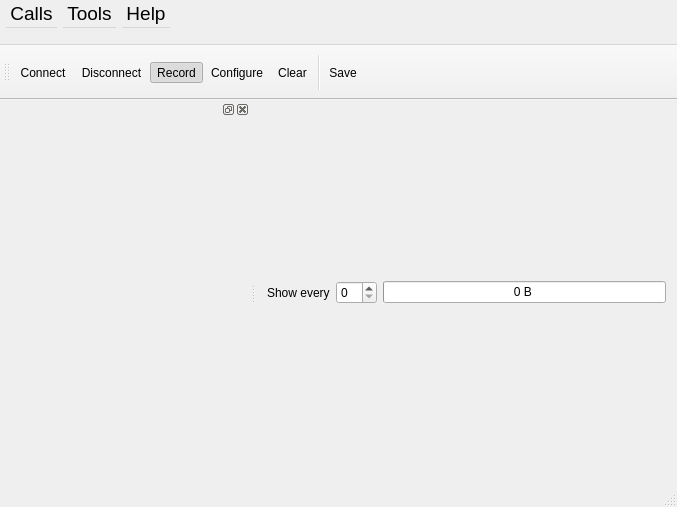
<?xml version="1.0" encoding="UTF-8"?>
<ui version="4.0">
 <class>MainWindow</class>
 <widget class="QMainWindow" name="MainWindow">
  <property name="geometry">
   <rect>
    <x>0</x>
    <y>0</y>
    <width>677</width>
    <height>507</height>
   </rect>
  </property>
  <property name="windowTitle">
   <string>Simple Terminal</string>
  </property>
  <widget class="QWidget" name="centralWidget">
   <layout class="QVBoxLayout" name="verticalLayout">
    <item>
     <layout class="QVBoxLayout" name="graphicLayout"/>
    </item>
    <item>
     <layout class="QHBoxLayout" name="horizontalLayout">
      <item>
       <widget class="QLabel" name="label">
        <property name="text">
         <string>Show every</string>
        </property>
       </widget>
      </item>
      <item>
       <widget class="QSpinBox" name="spinBoxDataSpace"/>
      </item>
      <item>
       <widget class="QProgressBar" name="progressBar">
        <property name="maximum">
         <number>100</number>
        </property>
        <property name="value">
         <number>0</number>
        </property>
        <property name="format">
         <string>%v B </string>
        </property>
       </widget>
      </item>
     </layout>
    </item>
   </layout>
  </widget>
  <widget class="QMenuBar" name="menuBar">
   <property name="geometry">
    <rect>
     <x>0</x>
     <y>0</y>
     <width>677</width>
     <height>45</height>
    </rect>
   </property>
   <property name="minimumSize">
    <size>
     <width>0</width>
     <height>45</height>
    </size>
   </property>
   <property name="font">
    <font>
     <pointsize>14</pointsize>
    </font>
   </property>
   <property name="defaultUp">
    <bool>false</bool>
   </property>
   <property name="nativeMenuBar">
    <bool>false</bool>
   </property>
   <widget class="QMenu" name="menuCalls">
    <property name="title">
     <string>Calls</string>
    </property>
    <addaction name="actionConnect"/>
    <addaction name="actionDisconnect"/>
    <addaction name="separator"/>
    <addaction name="actionSave"/>
    <addaction name="separator"/>
    <addaction name="actionQuit"/>
    <addaction name="actionTurn_Off"/>
   </widget>
   <widget class="QMenu" name="menuTools">
    <property name="title">
     <string>Tools</string>
    </property>
    <addaction name="actionConfigure"/>
    <addaction name="actionClear"/>
    <addaction name="separator"/>
   </widget>
   <widget class="QMenu" name="menuHelp">
    <property name="title">
     <string>Help</string>
    </property>
    <addaction name="actionAbout"/>
    <addaction name="actionAboutQt"/>
   </widget>
   <addaction name="menuCalls"/>
   <addaction name="menuTools"/>
   <addaction name="menuHelp"/>
  </widget>
  <widget class="QToolBar" name="mainToolBar">
   <property name="minimumSize">
    <size>
     <width>0</width>
     <height>55</height>
    </size>
   </property>
   <attribute name="toolBarArea">
    <enum>TopToolBarArea</enum>
   </attribute>
   <attribute name="toolBarBreak">
    <bool>false</bool>
   </attribute>
   <addaction name="actionConnect"/>
   <addaction name="actionDisconnect"/>
   <addaction name="actionRecord"/>
   <addaction name="actionConfigure"/>
   <addaction name="actionClear"/>
   <addaction name="separator"/>
   <addaction name="actionSave"/>
  </widget>
  <widget class="QStatusBar" name="statusBar"/>
  <widget class="QDockWidget" name="dockWidget">
   <property name="minimumSize">
    <size>
     <width>250</width>
     <height>45</height>
    </size>
   </property>
   <attribute name="dockWidgetArea">
    <number>1</number>
   </attribute>
   <widget class="QWidget" name="dockWidgetContents">
    <layout class="QVBoxLayout" name="verticalLayout_4">
     <item>
      <layout class="QVBoxLayout" name="consoleLayout"/>
     </item>
    </layout>
   </widget>
  </widget>
  <action name="actionAbout">
   <property name="text">
    <string>&amp;About</string>
   </property>
   <property name="toolTip">
    <string>About program</string>
   </property>
   <property name="shortcut">
    <string>Alt+A</string>
   </property>
  </action>
  <action name="actionAboutQt">
   <property name="text">
    <string>About Qt</string>
   </property>
  </action>
  <action name="actionConnect">
   <property name="icon">
    <iconset resource="terminal.qrc">
     <normaloff>:/images/connect.png</normaloff>:/images/connect.png</iconset>
   </property>
   <property name="text">
    <string>C&amp;onnect</string>
   </property>
   <property name="toolTip">
    <string>Connect to serial port</string>
   </property>
   <property name="shortcut">
    <string>Ctrl+O</string>
   </property>
  </action>
  <action name="actionDisconnect">
   <property name="icon">
    <iconset resource="terminal.qrc">
     <normaloff>:/images/disconnect.png</normaloff>:/images/disconnect.png</iconset>
   </property>
   <property name="text">
    <string>&amp;Disconnect</string>
   </property>
   <property name="toolTip">
    <string>Disconnect from serial port</string>
   </property>
   <property name="shortcut">
    <string>Ctrl+D</string>
   </property>
  </action>
  <action name="actionConfigure">
   <property name="icon">
    <iconset resource="terminal.qrc">
     <normaloff>:/images/settings.png</normaloff>:/images/settings.png</iconset>
   </property>
   <property name="text">
    <string>&amp;Configure</string>
   </property>
   <property name="toolTip">
    <string>Configure serial port</string>
   </property>
   <property name="shortcut">
    <string>Alt+C</string>
   </property>
  </action>
  <action name="actionClear">
   <property name="icon">
    <iconset resource="terminal.qrc">
     <normaloff>:/images/clear.png</normaloff>:/images/clear.png</iconset>
   </property>
   <property name="text">
    <string>C&amp;lear</string>
   </property>
   <property name="toolTip">
    <string>Clear data</string>
   </property>
   <property name="shortcut">
    <string>Alt+L</string>
   </property>
  </action>
  <action name="actionQuit">
   <property name="icon">
    <iconset resource="terminal.qrc">
     <normaloff>:/images/application-exit.png</normaloff>:/images/application-exit.png</iconset>
   </property>
   <property name="text">
    <string>&amp;Quit</string>
   </property>
   <property name="shortcut">
    <string>Ctrl+Q</string>
   </property>
  </action>
  <action name="actionSave">
   <property name="icon">
    <iconset resource="terminal.qrc">
     <normaloff>:/images/save.png</normaloff>:/images/save.png</iconset>
   </property>
   <property name="text">
    <string>Save</string>
   </property>
   <property name="shortcut">
    <string>Ctrl+S</string>
   </property>
  </action>
  <action name="actionRecord">
   <property name="checkable">
    <bool>true</bool>
   </property>
   <property name="checked">
    <bool>true</bool>
   </property>
   <property name="icon">
    <iconset resource="terminal.qrc">
     <normaloff>:/images/record.png</normaloff>:/images/record.png</iconset>
   </property>
   <property name="text">
    <string>Record</string>
   </property>
   <property name="shortcut">
    <string>Ctrl+R</string>
   </property>
  </action>
  <action name="actionTurn_Off">
   <property name="enabled">
    <bool>false</bool>
   </property>
   <property name="icon">
    <iconset resource="terminal.qrc">
     <normaloff>:/images/poweroff.png</normaloff>:/images/poweroff.png</iconset>
   </property>
   <property name="text">
    <string>Turn Off</string>
   </property>
  </action>
 </widget>
 <layoutdefault spacing="6" margin="11"/>
 <resources>
  <include location="terminal.qrc"/>
 </resources>
 <connections/>
</ui>
